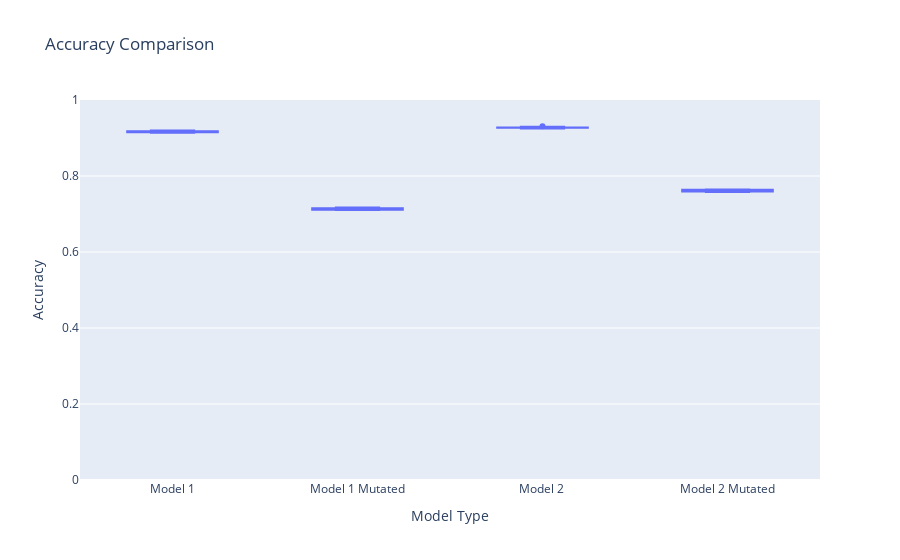

Notebook source saved alongside this figure:
### Markdown cell above
# Mutation testing

### Code cell
mutationTestResults_1 = mutationTest(model1,X,y,10)
mutationTestResults_2 = mutationTest(model2,X2,y2,10)
compareAccuracies(mutationTestResults_1,mutationTestResults_2)

### Figure 1 — Plotly figure (JSON) as saved in the notebook; plotly's stock layout.template omitted (floating-point values rounded to 4 significant figures)
{"data": [{"alignmentgroup": "True", "hovertemplate": "Model Type=%{x}<br>Accuracy=%{y}<extra></extra>", "legendgroup": "", "marker": {"color": "#636efa"}, "name": "", "notched": false, "offsetgroup": "", "orientation": "v", "showlegend": false, "type": "box", "x": ["Model 1", "Model 1", "Model 1", "Model 1", "Model 1", "Model 1", "Model 1", "Model 1", "Model 1", "Model 1", "Model 1 Mutated", "Model 1 Mutated", "Model 1 Mutated", "Model 1 Mutated", "Model 1 Mutated", "Model 1 Mutated", "Model 1 Mutated", "Model 1 Mutated", "Model 1 Mutated", "Model 1 Mutated", "Model 2 ", "Model 2 ", "Model 2 ", "Model 2 ", "Model 2 ", "Model 2 ", "Model 2 ", "Model 2 ", "Model 2 ", "Model 2 ", "Model 2 Mutated", "Model 2 Mutated", "Model 2 Mutated", "Model 2 Mutated", "Model 2 Mutated", "Model 2 Mutated", "Model 2 Mutated", "Model 2 Mutated", "Model 2 Mutated", "Model 2 Mutated"], "x0": " ", "xaxis": "x", "y": [0.9177, 0.9138, 0.915, 0.9181, 0.9157, 0.9172, 0.917, 0.92, 0.9147, 0.9158, 0.713, 0.7106, 0.7168, 0.7105, 0.7154, 0.7145, 0.7134, 0.715, 0.7111, 0.7141, 0.9275, 0.926, 0.9279, 0.9294, 0.9269, 0.9276, 0.9269, 0.9308, 0.9267, 0.9252, 0.764, 0.7608, 0.7603, 0.7643, 0.7589, 0.759, 0.7648, 0.761, 0.7577, 0.7625], "y0": " ", "yaxis": "y"}], "layout": {"boxmode": "group", "legend": {"tracegroupgap": 0}, "title": {"text": "Accuracy Comparison"}, "xaxis": {"anchor": "y", "domain": [0, 1], "title": {"text": "Model Type"}}, "yaxis": {"anchor": "x", "domain": [0, 1], "range": [0, 1], "title": {"text": "Accuracy"}}}}
